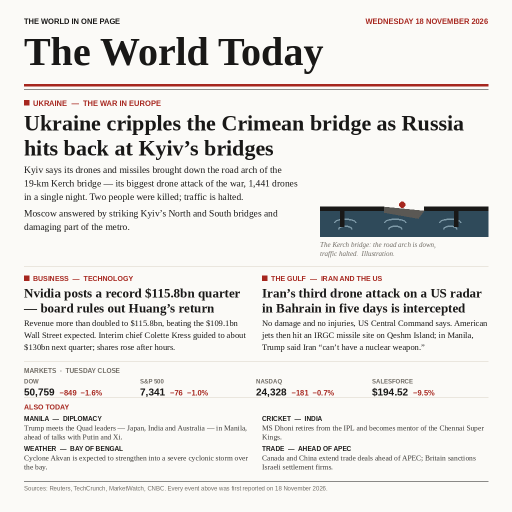
#> input picture entry.png, 1024 x 1024 px, given in place of art-hormuz-dusk.png, which was not available (shown at 1/2 size)
$ python render.py
#> lines starting #> are read from the running program, lines starting #| are printed output that depends on the picture
#!/usr/bin/env python3
"""Render the 18 November 2026 world-news front page to entry.png (1024x1024).

Deterministic, offline: all copy is baked in below (researched 18 Nov 2026,
sources listed in README.md). Run:  python3 render.py  ->  entry.png
The entry program (main.py) ships the finished PNG and copies it to
/output/entry.png with stdlib only, so grading needs no fonts or Pillow.

Round 3: new lead and new breadth. R2 led with Kerch and was almost all war;
R3 leads with the Gulf escalation — the day's freshest big story, fought
overnight 17-18 Nov — and adds the stories R2 missed: Alaska handing
Democrats the Senate, Ebola passing 11,000 cases, the An-12 crash, the
Knesset speaker vote and Cyclone Xavier. The Kerch bridge stays, as the
war's second story, with the drone figure corrected to the verified 1,336.
Every fact below was reported on 18 November 2026; claims stay attributed.

Round 4: same lead, verified again and sharpened — the MQ-9 claim is now
an 18 November event, and the gas carrier Tara Gas caught fire too.
New this round: the NSA network outage gets its own brief (it was buried
in R3's markets strip), the Trump-Xi-Putin summit is confirmed for
Thursday in Shenzhen, the Knesset vote is given as 66-52, Xavier gets its
220 km/h wind speed, Akvan gets its orange alert, Dhoni's No. 7 shirt
retires, and the markets strip swaps unverified Salesforce for Brent
oil. The lead art is a fresh generated dusk illustration of the strait,
embedded as art-hormuz-dusk.png; all text stays Pillow-rendered so it
stays crisp. IN NUMBERS drops the Senate figure (it duplicates the
Alaska brief) for the 1,336 drones Moscow counts.
"""
import os
from PIL import Image, ImageDraw, ImageFont

W = H = 1024
OUT = os.path.join(os.path.dirname(os.path.abspath(__file__)), "entry.png")

PAPER = (251, 248, 241)
INK = (25, 21, 18)
SLATE = (52, 52, 58)          # steel: dark, not pure black
MUTED = (107, 98, 87)
RED = (158, 27, 27)
BLUE = (46, 74, 98)
RULE = (216, 208, 191)
SKY_TOP = (238, 226, 205)     # dusk sky, warm at the top
SKY_BOT = (203, 220, 228)
SUN = (232, 196, 120)
WATER = (127, 163, 181)
WATER_D = (46, 74, 98)
SMOKE = (150, 148, 140)
SMOKE_D = (120, 118, 112)

F = "/usr/share/fonts/truetype/noto/"
def font(name, size):
    return ImageFont.truetype(F + name, size)

SERIF_B = lambda s: font("NotoSerif-Bold.ttf", s)
SERIF = lambda s: font("NotoSerif-Regular.ttf", s)
SERIF_I = lambda s: font("NotoSerif-Italic.ttf", s)
SANS_B = lambda s: font("NotoSans-Bold.ttf", s)
SANS = lambda s: font("NotoSans-Regular.ttf", s)

img = Image.new("RGB", (W, H), PAPER)
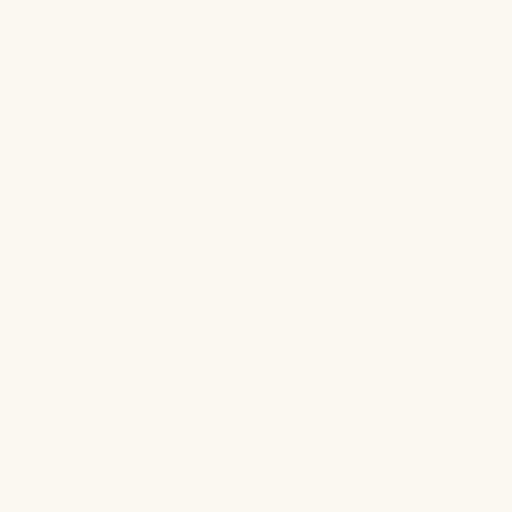
#> img: PIL image 1024x1024 RGB (shown at 1/2 size); mean R, G, B 251, 248, 241
d = ImageDraw.Draw(img)

def wrap(text, fnt, width):
    """Greedy word wrap by pixel width; returns list of lines."""
    lines, cur = [], ""
    for word in text.split(" "):
        trial = (cur + " " + word).strip()
        if d.textlength(trial, font=fnt) <= width:
            cur = trial
        else:
            if cur:
                lines.append(cur)
            cur = word
    if cur:
        lines.append(cur)
    return lines

def para(text, fnt, x, y, width, fill, leading):
    """Draw wrapped paragraph; returns y after last line."""
    for line in wrap(text, fnt, width):
        d.text((x, y), line, font=fnt, fill=fill)
        y += leading
    return y

def tracked(text, fnt, x, y, fill, tracking=2):
    """Draw letterspaced caps text; returns width used."""
    cx = x
    for ch in text:
        d.text((cx, y), ch, font=fnt, fill=fill)
        cx += d.textlength(ch, font=fnt) + tracking
    return cx - x

MX = 36            # side margin
RX = 700           # right rail x
RW = 1024 - MX - RX  # right rail width = 288

# ---------------------------------------------------------------- masthead
d.text((MX, 26), "THE WORLD IN ONE PAGE", font=SERIF_B(64), fill=INK)
tracked("WEDNESDAY, 18 NOVEMBER 2026", SANS_B(17), MX, 112, MUTED, tracking=1)
#> the loop in tracked, `for ch in text:` made 27 passes
#> cx on passes 1 to 12: 53.44, 63.95, 77.53, 92.36, 102.9, 113.2, 126.8, 139.5, 151.2, 157, 162.4, 173.1
#> after the loop in tracked, `for ch in text:`: cx = 341.7
d.text((1024 - MX - d.textlength("ONE DAY · 18 NOV 2026", font=SANS_B(18)), 108),
       "ONE DAY · 18 NOV 2026", font=SANS_B(18), fill=RED)
d.line([(MX, 140), (1024 - MX, 140)], fill=INK, width=3)
d.line([(MX, 146), (1024 - MX, 146)], fill=RED, width=2)

# ---------------------------------------------------------------- lead story
LY = 168
tracked("THE GULF  ·  WAR IN THE STRAIT", SANS_B(19), MX, LY, RED, tracking=2)
#> the loop in tracked (call 2), `for ch in text:` made 30 passes
#> cx on passes 1 to 12: 49, 65.53, 78.17, 85.11, 100.9, 117.2, 130, 142.4, 149.3, 156.3, 163.7, 170.6
y = para("Iran widens the war to Kuwait",
         SERIF_B(52), MX, LY + 26, 628, INK, 58)
#> in wrap, `lines, cur = [], ""`: cur = ''
#> the loop in para, `for line in wrap(text, fnt, width):` made 2 passes
#> (line, y) on passes 1 to 2: ('Iran widens the war to', 252), ('Kuwait', 310)
#> after the loop in para, `for line in wrap(text, fnt, width):`: y = 310
#> y = 310
# deck
y = para("Overnight, Iranian drones hit a US base in Kuwait and at Bahrain, "
        "hours after US jets struck Qeshm Island. Tehran says it downed "
        "a US MQ-9.",
        SANS(22), MX, y + 4, 628, (58, 52, 44), 27)
#> y = 395

# ---- lead illustration: generated dusk scene of the Strait of Hormuz
IX, IY, IW, IH = MX, y + 8, 628, 170
#> IX = 36; IY = 403; IW = 628; IH = 170
art = Image.open(os.path.join(os.path.dirname(os.path.abspath(__file__)),
                              "art-hormuz-dusk.png")).convert("RGB")
#> art is the input picture: PIL image 1024x1024 RGB; mean R, G, B 232.4, 230.6, 227.9
art = art.resize((IW, IH), Image.LANCZOS)
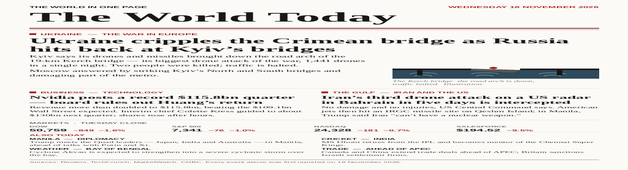
#> art: PIL image 628x170 RGB; mean R, G, B 231.9, 230, 227.6
img.paste(art, (IX, IY))
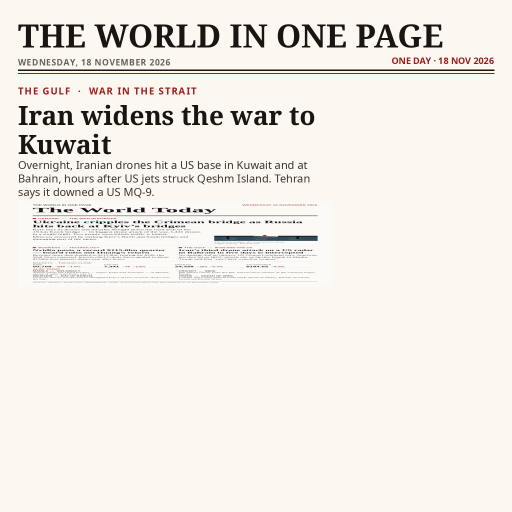
#> img: PIL image 1024x1024 RGB (shown at 1/2 size); mean R, G, B 241.1, 237.6, 231.2
d.rectangle([IX, IY, IX + IW, IY + IH], outline=INK, width=2)
CAP_Y = IY + IH + 8
#> CAP_Y = 581
cap_end = para("The Strait of Hormuz at dusk. A ship was hit and a gas carrier "
     "caught fire; one sailor is missing. Illustration.",
     SERIF_I(16), IX, CAP_Y, IW, MUTED, 19)
#> cap_end = 619

# ---- in numbers: one more field (health / disaster / politics) in the left column
NY = cap_end + 12
#> NY = 631
d.line([(IX, NY), (IX + IW, NY)], fill=RULE, width=1)
tracked("IN NUMBERS", SANS_B(16), IX, NY + 10, INK, tracking=2)
NUMBERS = [
    ("11,000+", "Ebola cases; 5,400 dead"),
    ("19", "dead in the An-12 crash"),
    ("1,336", "drones Moscow counts"),
]
#> NUMBERS = [('11,000+', 'Ebola cases; 5,400 dead'), ('19', 'dead in the An-12 crash'), ('1,336', 'drones Moscow counts')]
col_n = IW // 3
#> col_n = 209
for i, (num, label) in enumerate(NUMBERS):
    nx = IX + i * col_n
    d.text((nx, NY + 32), num, font=SANS_B(20), fill=RED)
    para(label, SANS(14), nx, NY + 58, col_n - 12, (58, 52, 44), 18)
#> this loop made 3 passes
#> (num, label, nx) on passes 1 to 3: ('11,000+', 'Ebola cases; 5,400 dead', 36), ('19', 'dead in the An-12 crash', 245), ('1,336', 'drones Moscow counts', 454)
num_end = NY + 58 + 18
#> num_end = 707

# ---------------------------------------------------------------- right rail
tracked("THE DAY IN BRIEF", SANS_B(19), RX, LY, INK, tracking=2)
d.line([(RX, LY + 30), (1024 - MX, LY + 30)], fill=INK, width=2)

BRIEFS = [
    ("UKRAINE", "Kerch span is down",
     "Second strike in two days drops a road span; rail is back on one "
     "track. Moscow counts 1,336 drones."),
    ("BUSINESS", "Nvidia beats forecasts",
     "Revenue more than doubled to $115.8bn; the board rules out "
     "Huang's return, guides $130bn next quarter."),
    ("WASHINGTON", "Alaska flips the Senate",
     "Mary Peltola wins, just over 50% — the first Democrat in the "
     "seat since 2008."),
    ("TECHNOLOGY", "NSA network goes down",
     "The spy agency's classified net failed after a patch; no sign "
     "of attack. The Dow fell 849 points."),
]
by = LY + 44
for kicker, head, body in BRIEFS:
    tracked(kicker, SANS_B(16), RX, by, RED, tracking=2)
    by += 20
    by = para(head, SANS_B(22), RX, by, RW, INK, 25)
    by = para(body, SANS(16), RX, by + 2, RW, (58, 52, 44), 20)
    by += 10
    d.line([(RX, by), (1024 - MX, by)], fill=RULE, width=1)
    by += 10
#> after the loop, by = 740
# rail divider: runs alongside the briefs only, stops at the last one
d.line([(RX - 24, LY), (RX - 24, by - 12)], fill=RULE, width=2)

# ---------------------------------------------------------------- markets strip
MY = max(num_end, by) + 12
#> MY = 752
d.line([(MX, MY), (1024 - MX, MY)], fill=INK, width=2)
d.text((MX, MY + 10), "MARKETS  ·  TUESDAY CLOSE", font=SANS_B(13), fill=MUTED)
mk = [("DOW", "50,759", "–849  –1.6%"),
      ("S&P 500", "7,341", "–76  –1.0%"),
      ("NASDAQ", "24,328", "–181  –0.7%"),
      ("BRENT", "$91.69", "–1.6%")]
mx = MX
for name, val, chg in mk:
    d.text((mx, MY + 30), name, font=SANS_B(11), fill=MUTED)
    d.text((mx, MY + 44), val, font=SANS_B(18), fill=INK)
    d.text((mx + d.textlength(val, font=SANS_B(18)) + 8, MY + 48),
           chg, font=SANS_B(13), fill=RED)
    mx += 232
#> after the loop, mx = 964
mk_end = MY + 66
#> mk_end = 818

# ---------------------------------------------------------------- also today
AY = mk_end + 14
#> AY = 832
d.line([(MX, AY), (1024 - MX, AY)], fill=INK, width=2)
tracked("ALSO TODAY", SANS_B(18), MX, AY + 12, RED, tracking=2)
ALSO = [
    ("KAHANA TAKES THE KNESSET",
     "Israel's parliament elects Matan Kahana speaker, 66–52, as Netanyahu's rivals take control."),
    ("CYCLONE XAVIER, CATEGORY 5",
     "The season's fiercest storm bears down on Pukapuka at 220 km/h; Akvan heads for Andhra Pradesh on an orange alert."),
    ("DHONI BOWS OUT OF THE IPL",
     "After 278 matches and five titles, MS Dhoni retires as a player; Chennai makes him mentor from 2027 and retires his No. 7."),
    ("TRUMP, XI AND PUTIN TO MEET",
     "China confirms the first three-way summit: Trump, Xi and Putin meet Thursday in Shenzhen."),
]
col_w = (1024 - 2 * MX - 40) // 2
ay = AY + 40
#> ay = 872
for i, (head, body) in enumerate(ALSO):
    ax = MX if i % 2 == 0 else MX + col_w + 40
    ayy = ay + (i // 2) * 58
    d.text((ax, ayy), head, font=SANS_B(17), fill=INK)
    para(body, SANS(15), ax, ayy + 22, col_w, (58, 52, 44), 19)
#> this loop made 4 passes
#> (head, ax, ayy) on passes 1 to 4: ('KAHANA TAKES THE KNESSET', 36, 872), ('CYCLONE XAVIER, CATEGORY 5', 532, 872), ('DHONI BOWS OUT OF THE IPL', 36, 930), ('TRUMP, XI AND PUTIN TO MEET', 532, 930)
also_end = ay + 116
#> also_end = 988

# ---------------------------------------------------------------- footer
d.line([(MX, 992), (1024 - MX, 992)], fill=RULE, width=1)
d.text((MX, 1000), "Sources: AP · Reuters · Bloomberg · BBC · UN · WHO — "
                  "events reported on 18 November 2026. Claims are attributed, not asserted.",
       font=SANS(14), fill=MUTED)

print("layout: cap_end", cap_end, "num_end", num_end, "rail_end", by,
      "markets", MY, mk_end, "also", AY, also_end)
#| layout: cap_end 619 num_end 707 rail_end 740 markets 752 818 also 832 988

img.save(OUT, "PNG", optimize=True)
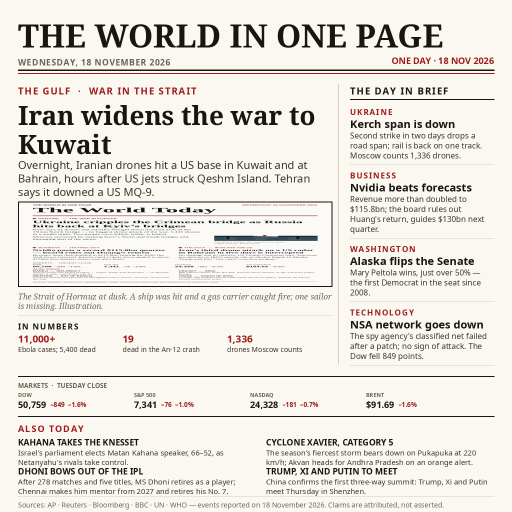
#> saved as entry.png: PIL image 1024x1024 RGB (shown at 1/2 size); mean R, G, B 231.6, 227.5, 221.1
print("saved", OUT, os.path.getsize(OUT), "bytes")
